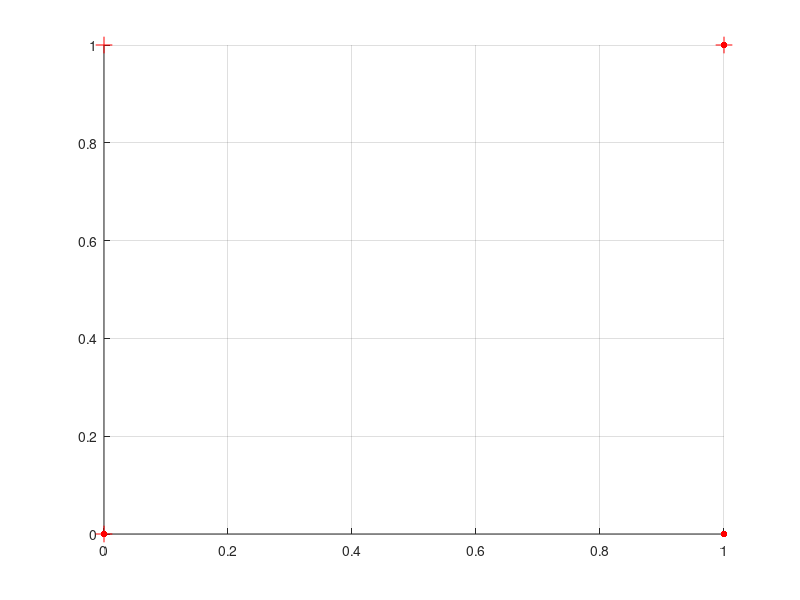

The MATLAB source for this figure: (Note: this script raises an error after producing the figure.)
%Practica 5a 
%Equipo 8

clc
clear all
close all
warning off all

C1 = [1 0 1 1;
      0 0 0 1;
      1 0 0 0];
  
C2 = [0 0 1 0;
      0 1 1 1;
      1 1 1 0];
  
w = zeros(1,4);
r = 0;
        
for aux=1:4
    fprintf('Escribe el peso w%d: ',aux);
    w(aux)=input('');
end
r = input('Ingresa el coeficiende te aprendizaje r: ');

display("Valores Iniciales de W:");
display(w);

iteration = 1;
while 1
    wAux = w;
    for aux=1:4
        Xn = C1(:,aux).';
        Xn(4) = 1;
        fsal = Xn*w.';
        if(fsal >= 0)
            w = w - r*Xn;
        end
        
        Xn = C2(:,aux).';
        Xn(4) = 1;
        fsal = Xn*w.';
        if(fsal <= 0)
            w = w + r*Xn;
        end
    end
    
    if(~isequal(w,wAux))
        fprintf('Iteracion %d: \n',iteration);
        display(w.');
    else
        break;
    end
    iteration = iteration + 1;
end

fprintf('fsal = %.2f x1 + %.2f x2 + %.2f x3 %.2f\n',w(1),w(2),w(3),w(4));

figure(1)
grid on
hold on


plot3(C1(1,:),C1(2,:),C1(3,:),'.','MarkerSize',15,'DisplayName','Clase 1','color','r');
plot3(C2(1,:),C2(2,:),C2(3,:),'+','MarkerSize',12,'DisplayName','Clase 2','color','r');

z = @(x,y) (-w(1)*x - w(2)*y - w(4))/w(3);
fs = fsurf(z,[0 1 0 1]);
fs.FaceColor = 'cyan';
fs.FaceAlpha = .1;
fs.DisplayName='Plano';


xlabel('Eje X')
ylabel('Ejey Y')
zlabel('Ejey Z')
title('Gráfica de datos')
legend
